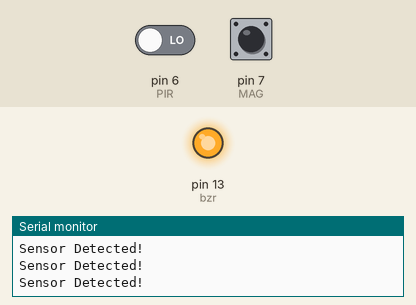
Bench run of a sketch on a simulated Arduino Uno, built with avr-gcc and run on an emulated ATmega328P. Parts: output pins drawn as LEDs (lit = HIGH), the last lines printed to the serial monitor. The inputs (shaded band) are chosen by the test bench; at power-on: pin 7 (MAG) HIGH, pin 6 (PIR) LOW.

Above: at 2.8 s.
2.9 s: pin 7 (MAG) pulled LOW for 1.2 s
At 3.5 s:
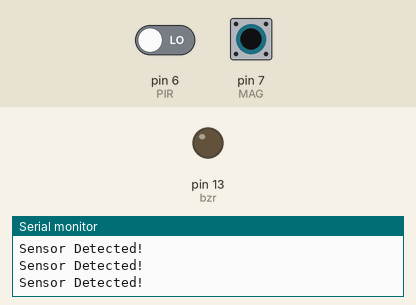
6.5 s: pin 7 (MAG) pulled LOW for 3.2 s
At 11.3 s:
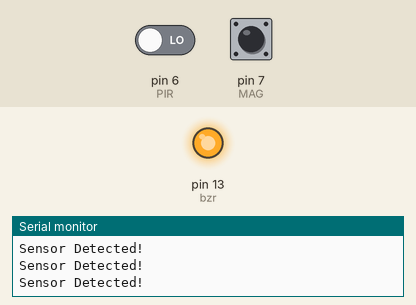
Timing chart, 0 to 12.8 s (numbered marks = the images above; inputs shaded):
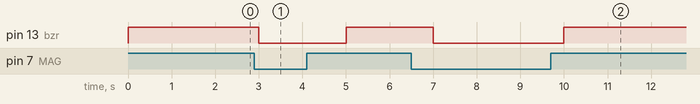

Measured:
- after the input at 2.9 s, pin 13 (bzr): HIGH → LOW after 0.10 s, → HIGH 2.0 s later
- after the input at 6.5 s, pin 13 (bzr): HIGH → LOW after 0.50 s, → HIGH 3.0 s later

The sketch:

exp-2.ino
```cpp
const int bzr=13;
const int PIR=6;
const int MAG=7;                       // Digital Pin 5
void setup() {                
  Serial.begin(9600);                  // enable software serial
  pinMode(PIR,INPUT);
  pinMode(MAG,INPUT);
  pinMode(bzr,OUTPUT);
//digitalWrite(PIR,1);
  digitalWrite(MAG,1); 
  digitalWrite(bzr,0);
}

void loop() {
  if((digitalRead(PIR)) ||( digitalRead(MAG)))
  {
    digitalWrite(bzr,1);
    Serial.println("Sensor Detected!");
    delay(1000);
  }
  else{
  digitalWrite(bzr,0);
  delay(1000);
}}
```
